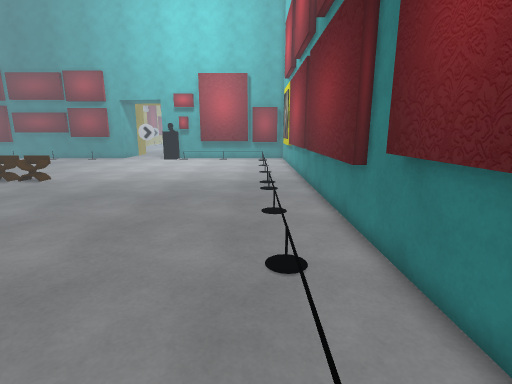
view 1 (above)

16 first-person views from a walk through a scene from a Unity 3-D project. The camera is 1.5 m above the floor, tilts 12° down and sees 85° across. The floor is counted in squares, 0.5 m on a side. Each view is taken from the middle of a square. On the plan, view 1 faces up. The plan holds only what a view shows up to about 20 squares ahead; the rest is blank. The place goes on beyond the plan. Some surface patterns are stand-ins.

view 2
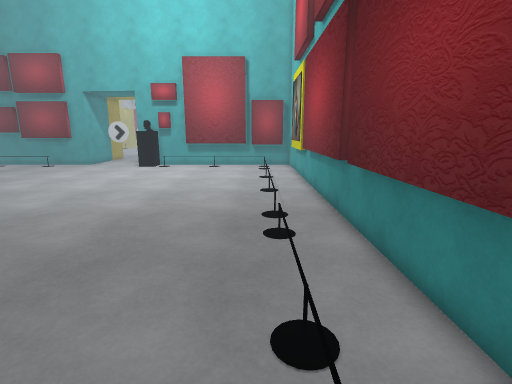

view 3
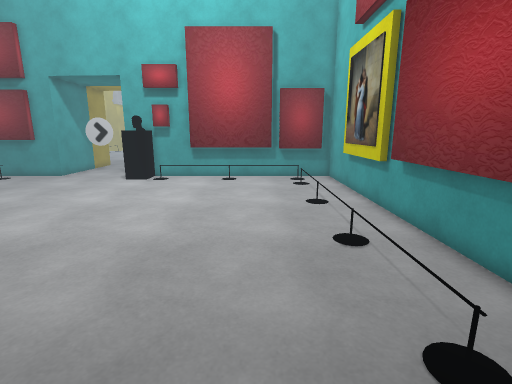

view 4
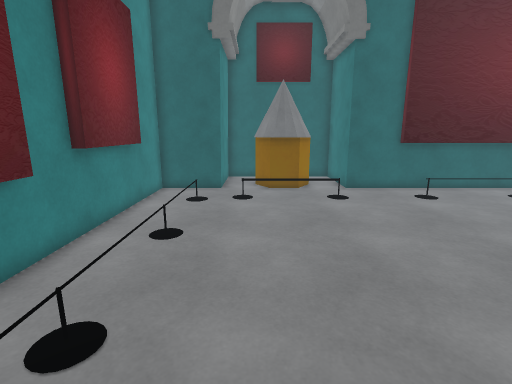

view 5
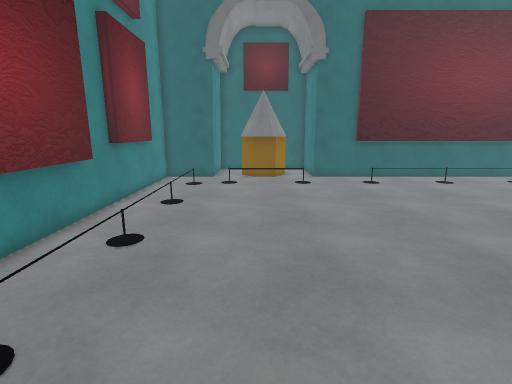

view 6
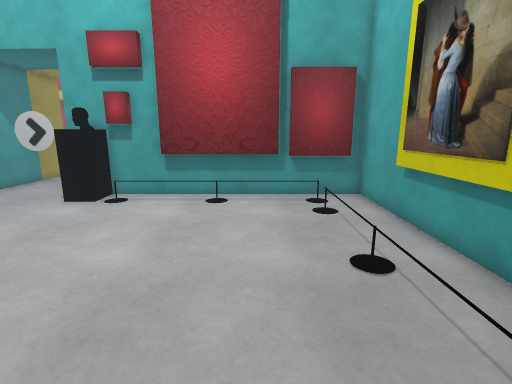

view 7
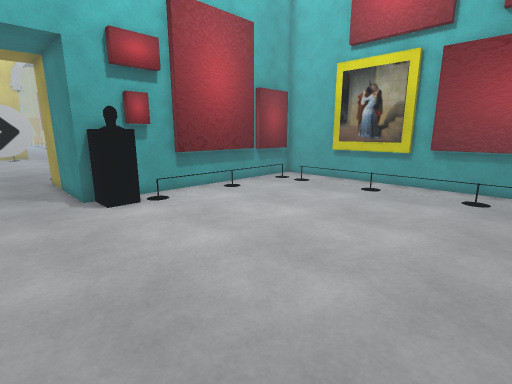

view 8
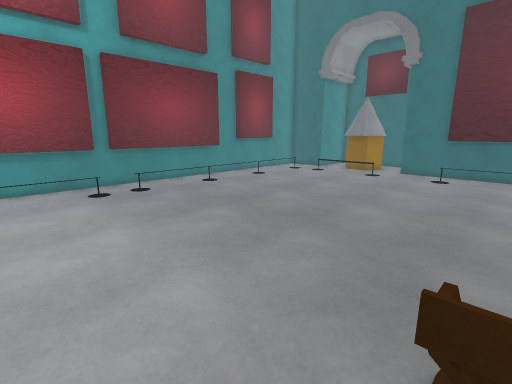

view 9
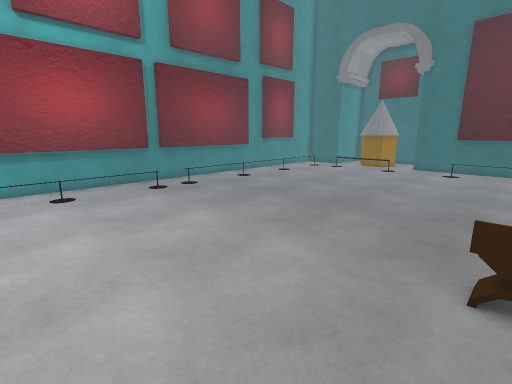

view 10
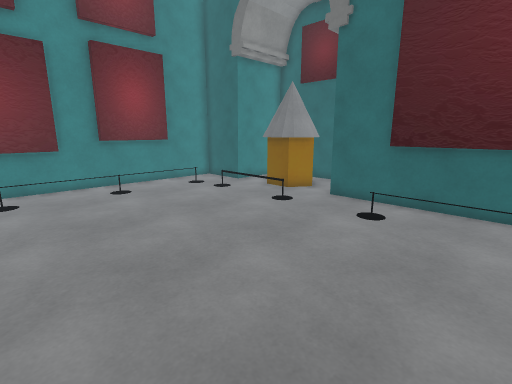

view 11
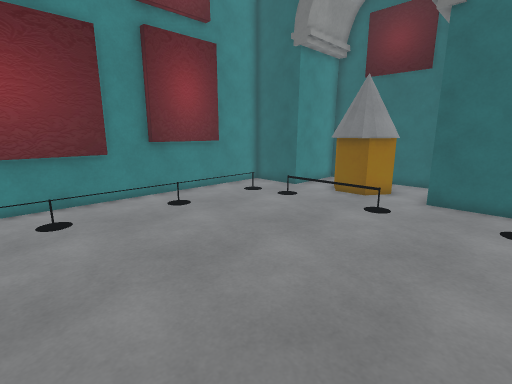

view 12
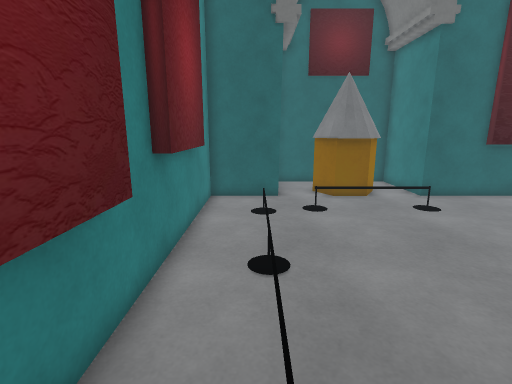

view 13
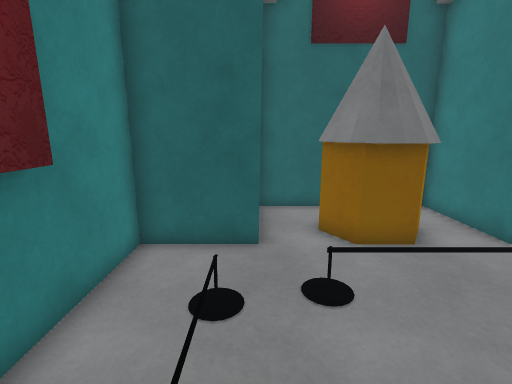

view 14
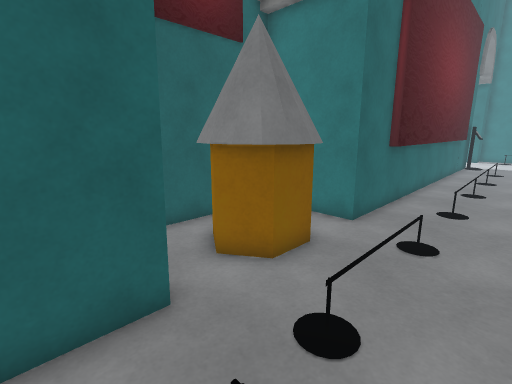

view 15
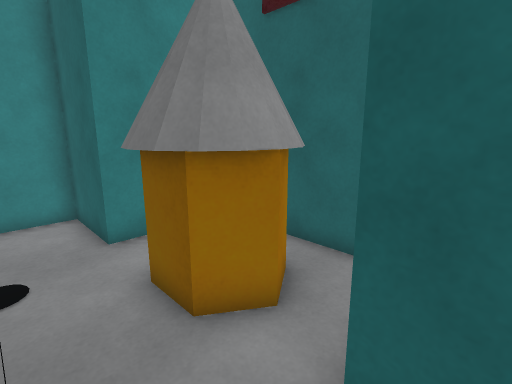

view 16
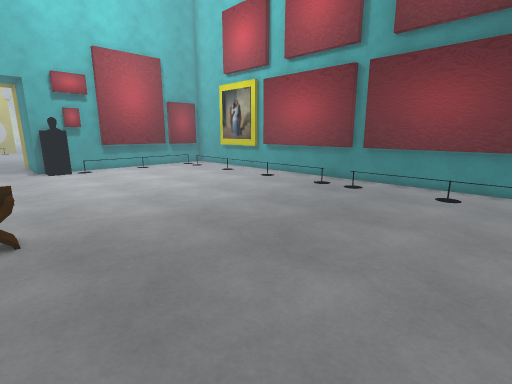

### Floor plan
Points are (right, up) in squares from view 1. A wall is a line through its corners. A room is listed if a view was taken in it or the views show most of it. See-through windows are left out.
Room 1 (views 1, 2, 3, 4, 5, 6, 7, 8, 9, 10, 11, 12, 13, 14, 15, 16)
walls: (2.8, 16.4) (2.8, 24); (2.8, 8) (2.8, 15.5); (2.8, 25) (2.8, 29.8); (2.8, 2.1) (2.8, 6); (-4.2, -0.9) (-3.6, -0.8) (-3, -0.9) (-2.3, -1.3) (-2.1, -1.7) (-2, -2.4) (-2.1, -3.1); (-4.6, -1.2) (-2.9, -1.2) (-2.4, -1.6) (-2.2, -2.5); (-4.9, -1.5) (-4.3, -1.1) (-3.6, -0.9) (-2.8, -1.1) (-2, -2.4) (-2.8, -3.6); (-0.9, 33.2) (-6.4, 33.2) (-6.4, 33.6); (-5.1, -2.3) (-4.3, -1.1); (-5, -2.7) (-4.8, -1.8); (-14.5, -0.9) (-9.8, -0.9); (-14.5, -1.2) (-7, -1.2) (-7, -5.3) (-0.1, -5.3) (-0.1, -1.2) (3.2, -1.2) (3.2, 33.6) (-11, 33.6); (2.5, 33.2) (-0.4, 33.2); (-12.1, 34.5) (-14.3, 34.5); (-4.6, -3.6) (-5, -3) (-5.1, -2.4) (-5, -1.8) (-4.7, -1.4); (-4.3, -3.6) (-4.8, -2.9) (-4.9, -2.4)
objects: other object (-14, 18) to (-13, 18); black block (-11, 32) to (-9, 33); statue (-10, 33) to (-9, 33)

Positions as (right, up) in squares from view 1, and headings:
1: (0, 0), facing up
2: (0, 7), facing up
3: (-2, 14), facing up
4: (-2, 14), facing down
5: (-3, 18), facing down
6: (-2, 20), facing up
7: (-14, 20), facing up-right
8: (-14, 21), facing down-right
9: (-14, 24), facing down-right
10: (-14, 11), facing down-right
11: (-10, 12), facing down-right
12: (1, 12), facing down
13: (0, 6), facing down
14: (2, 3), facing down-left
15: (-8, 1), facing down-right
16: (-14, 8), facing up-right
